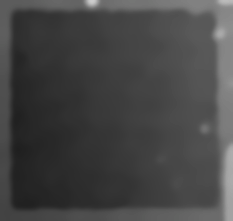
#> input picture test.png, 233 x 221 px
$ python findEdge.py
#> lines starting #> are read from the running program, lines starting #| are printed output that depends on the picture; after the words box and inside, x2 and y2 are one past the last pixel; in counts of white or black regions, pixels touching at a corner belong together
import cv2
import numpy as np
from matplotlib import pyplot as plt

img = cv2.imread('test.png', 1)
#> img is the input picture: shape (221, 233, 3); mean B, G, R 69.3, 69.3, 69.3
edges = cv2.Canny(img,60,90)
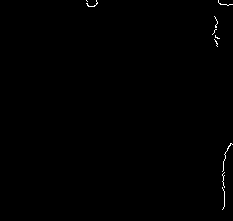
#> edges: shape (221, 233); 0.3% white in thin lines or dots, all inside (x1, y1, x2, y2) = (86, 0, 233, 210)

plt.subplot(121),plt.imshow(img,cmap = 'gray')
plt.title('Original Image'), plt.xticks([]), plt.yticks([])
plt.subplot(122),plt.imshow(edges,cmap = 'gray')
plt.title('Edge Image'), plt.xticks([]), plt.yticks([])

plt.show()
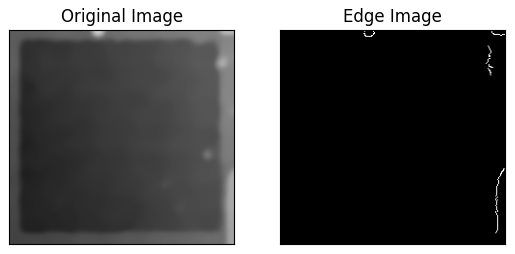
#> figure drawn by matplotlib, 2 panels; B, G, R data is drawn as R, G, B
